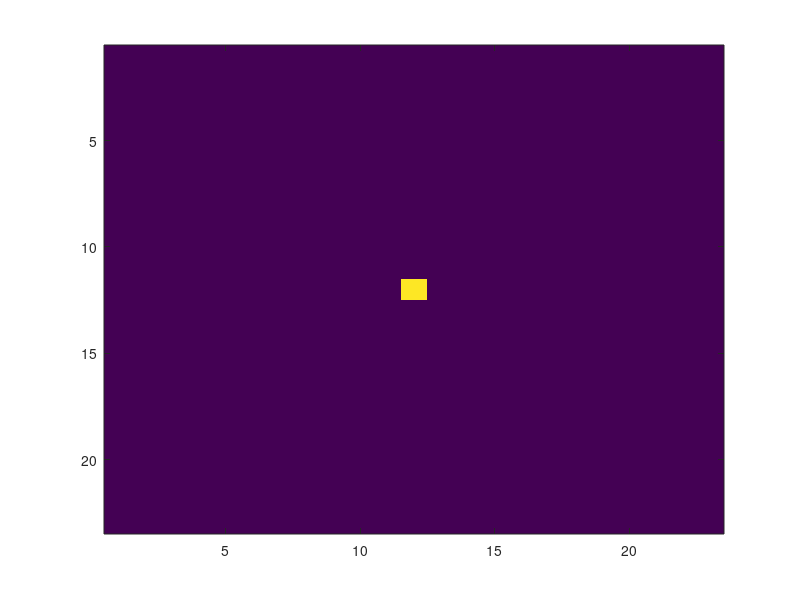

Source code (MATLAB): (Note: this script raises an error after producing the figure.)
clc;clear;
number_sand = 5000;
N=23;% table length
M=23;% table width
sand_pile = zeros(N,M);

avalanche_count = 0;
Mean_matrix = zeros(number_sand,1);
avalanche_matrix = zeros(10000,1); % create a empty matrix

for i=1:number_sand 
    pause(0.001)
    sand_pile(ceil(N/2),ceil(M/2)) = sand_pile(ceil(N/2),ceil(M/2)) +1;
    [x_coord_tops,y_coord_tops] = find(sand_pile>3);
    number_top = length(x_coord_tops);
     avalanche_matrix(i,1) = number_top;
     
    while number_top > 0
        for j = 1: number_top
            if x_coord_tops(j)==1 || y_coord_tops(j)==1 || x_coord_tops(j)==N || y_coord_tops(j)==M           
            sand_pile(x_coord_tops(j),y_coord_tops(j))=sand_pile(x_coord_tops(j),y_coord_tops(j))-4;
            avalanche_count = avalanche_count + 1;
                if x_coord_tops(j)+1 <= N
            sand_pile(x_coord_tops(j)+1,y_coord_tops(j))=sand_pile(x_coord_tops(j)+1,y_coord_tops(j))+1;
                end
                if x_coord_tops(j)-1 >= 1
            sand_pile(x_coord_tops(j)-1,y_coord_tops(j))=sand_pile(x_coord_tops(j)-1,y_coord_tops(j))+1;
                end
                if y_coord_tops(j)+1 <= M
            sand_pile(x_coord_tops(j),y_coord_tops(j)+1)=sand_pile(x_coord_tops(j),y_coord_tops(j)+1)+1;
                end
                if y_coord_tops(j)-1 >= 1
            sand_pile(x_coord_tops(j),y_coord_tops(j)-1)=sand_pile(x_coord_tops(j),y_coord_tops(j)-1)+1;
                end
            else
            sand_pile(x_coord_tops(j),y_coord_tops(j))=sand_pile(x_coord_tops(j),y_coord_tops(j))-4;
            sand_pile(x_coord_tops(j)+1,y_coord_tops(j))=sand_pile(x_coord_tops(j)+1,y_coord_tops(j))+1;
            sand_pile(x_coord_tops(j)-1,y_coord_tops(j))=sand_pile(x_coord_tops(j)-1,y_coord_tops(j))+1;
            sand_pile(x_coord_tops(j),y_coord_tops(j)+1)=sand_pile(x_coord_tops(j),y_coord_tops(j)+1)+1;
            sand_pile(x_coord_tops(j),y_coord_tops(j)-1)=sand_pile(x_coord_tops(j),y_coord_tops(j)-1)+1;
            end
        end
        [x_coord_tops,y_coord_tops] = find(sand_pile>3);
        number_top = length(x_coord_tops);
        avalanche_matrix(i,1) = avalanche_matrix(i,1) + number_top;
    end
    Mean_matrix(i,1) = mean(sand_pile,"all");
    imagesc(sand_pile)

    empty_sandpile=zeros(N,M);
empty_sandpile=gpuArray(empty_sandpile);

for t=1:((((N)+1)/2)-1)
    M2 = sand_pile(t:(N-(t-1)),t:(M-(t-1)));
    M2=gpuArray(M2);
    Length_matrix=length(M2);
    Length_matrix=gpuArray(Length_matrix);

    M1=zeros(length(M2),length(M2)); 
    M1=gpuArray(M1);

    [x_coord,y_coord]= find(M2>=0);
    x_coord = gpuArray(x_coord);
    y_coord = gpuArray(y_coord);   
    for k=1:length(x_coord)
        if (x_coord(k) == 1) && (y_coord(k) == 1)
            M1(x_coord(k),y_coord(k)+1) = M2(x_coord(k),y_coord(k));
        elseif (x_coord(k) == 1) && (y_coord(k) == Length_matrix)
            M1(x_coord(k)+1,y_coord(k)) = M2(x_coord(k),y_coord(k)); 
        elseif (x_coord(k) == Length_matrix) && (y_coord(k) == Length_matrix)
            M1(x_coord(k),y_coord(k)-1) = M2(x_coord(k),y_coord(k));
        elseif (x_coord(k) == Length_matrix) && (y_coord(k) == 1)
            M1(x_coord(k)-1,y_coord(k)) = M2(x_coord(k),y_coord(k));
        elseif (x_coord(k) == 1) && (y_coord(k) ~= 1) && (y_coord(k) ~= Length_matrix)
            M1(x_coord(k),y_coord(k)+1) = M2(x_coord(k),y_coord(k));
        elseif (y_coord(k) == Length_matrix) && (x_coord(k)~=1) && (x_coord(k)~=Length_matrix)
            M1(x_coord(k)+1,y_coord(k)) = M2(x_coord(k),y_coord(k)); 
        elseif (x_coord(k) == Length_matrix) && (y_coord(k) ~= Length_matrix) && (y_coord(k) ~= 1)
            M1(x_coord(k),y_coord(k)-1) = M2(x_coord(k),y_coord(k));
        elseif (y_coord(k) == 1) && (x_coord(k)~=1) && (x_coord(k)~=Length_matrix)
            M1(x_coord(k)-1,y_coord(k)) = M2(x_coord(k),y_coord(k));
        end
    end
empty_sandpile(t:(N-(t-1)),t:(N-(t-1)))=M1;
empty_sandpile((N+1)/2,(N+1)/2)=sand_pile((N+1)/2,(N+1)/2);
end

sand_pile=empty_sandpile;



end


